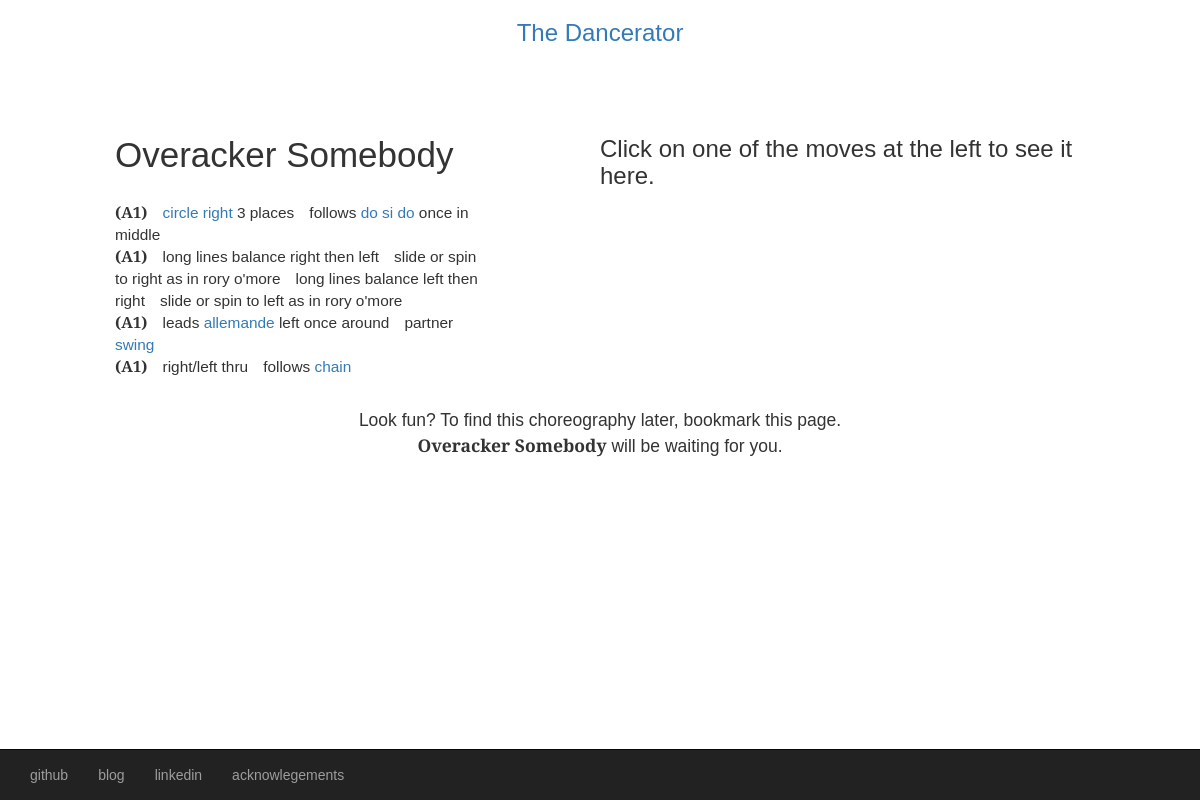
The app's page /dance/2 with its own data.
### model.py (models this page shows, shortened)
class Creation(db.Model):
    __tablename__ = "creations"
    dance_id = db.Column(db.Integer, autoincrement=True, primary_key=True)
    dance_name = db.Column(db.String(48))
    choreo = db.Column(db.String(256))
    progression = db.Column(db.String(24))

class Move(db.Model):
    __tablename__ = "moves"
    move_code = db.Column(db.String(12), primary_key=True)
    type_code = db.Column(db.String(24), db.ForeignKey('types.type_code'))
    move_name = db.Column(db.String(64), nullable=False)
    beats = db.Column(db.Integer, nullable=False)
    follows_move = db.Column(db.Integer, nullable=False)
    leads_move = db.Column(db.Integer, nullable=False)
    same_side = db.Column(db.Integer, nullable=True)
    type_ = db.relationship('Type_', backref=db.backref('moves'))

### server.py (the view)
@app.route('/dance/<int:dance_id>')
def display(dance_id):
    creation = db.session.query(Creation).get(dance_id)
    title = creation.dance_name
    pre_trans = creation.choreo
    pre_trans = pre_trans.split(",")
    dance = simple_trans(dance=pre_trans)
    return render_template("dance.html", dance=dance, title=title)

### algorithm.py (called while the page is built)
def pull_move_codes():
    all_codes = db.session.query(Move.move_code).all()
    return all_codes

def make_moves():
    all_moves = pull_move_codes()
    move_dict = {}
    for code in all_moves:
        move_code = code[0]
        move_dict[move_code] = MoveObj(move_code)
    return move_dict

    def get_attributes(self):
        self.type_code, self.beats, self.name = db.session.query(Move.type_code, Move.beats, Move.move_name).filter(Move.move_code == self.move_code).one()
        self.move_lead, self.move_follow, self.same_side = db.session.query(Move.leads_move, Move.follows_move, Move.same_side).filter(Move.move_code == self.move_code).one()
        self.min, self.max = db.session.query(Type_.min_repeats, Type_.max_repeats).filter(Type_.type_code == self.type_code).one()
        self.orphanable = self.orphanable()
        self.values = self.get_values()

    def get_values(self):
        values = db.session.query(Chain.value).filter(Chain.key_ == self.move_code).all()
        values_list = []
        for value in values:
            values_list.append(value[0])
        return values_list

    def orphanable(self):
        return self.min != 0

### templates/dance.html (shortened to what this page needs)
{% extends 'base.html' %}
{% block content %}
  <div class="container-fluid">
    <div class="row">
      <div class="col-xs-12 col-md-4 col-md-offset-1">
        <h2>{{ title }}</h2>
        <ol id="choreo">
        {% set tags = ["A1", "A2", "B1", "B2"] %}
        {% set i = 0 %}
        {% for phrase in dance %}
            <li>
              <span class="tags">({{ tags[i] }})</span>
                {% for move in phrase %}
                  <span class="moves">
                    {{ move }}
                  </span>
                {% endfor %}
            </li>
            {% set i = i + 1 %}
        {% endfor %}
        </ol>
      </div>
      <div class="col-xs-12 col-md-5 col-md-offset-1" id="video">
        <div id="clips">
          <h3>Click on one of the moves at the left to see it here.</h3>
        </div>
      </div>
    </div>
    <div class="row">
      <div class="col-xs-10 col-md-6 col-xs-offset-1 col-md-offset-3">
        <p id="save">Look fun?  To find this choreography later, bookmark this page.  <span id="fun-title">{{ title }}</span> will be waiting for you.</p>
      </div>
    </div>
  </div>
{% endblock %}

### templates/base.html (shortened to what this page needs)
<!doctype html>
{% block html %}<html>{% endblock %}
<head>
    <link rel="stylesheet" href="https://maxcdn.bootstrapcdn.com/bootstrap/3.3.4/css/bootstrap.min.css">
    <link rel="stylesheet" href="/static/style.css">
</head>
<body>
  {% block title %}
    <a href="/"><h3 id="app-name">The Dancerator</h3></a>
  {% endblock %}
  {% block content %} content goes here {% endblock %}
  <nav class="navbar navbar-inverse navbar-fixed-bottom">
    <div class="container-fluid">
      <div>
        <ul class="nav navbar-nav">
          <li><a href="https://github.com/ohrely">github</a></li>
          <li><a href="http://ohrely.com">blog</a></li>
          <li><a href="https://www.linkedin.com/in/ohrely">linkedin</a></li>
          <li><a href="/ack">acknowlegements</a></li>
        </ul>
      </div>
    </div>
  </nav>
</body>
</html>

### static/style.css (style rules this page uses)
body { font-family: 'Merriweather Sans', sans-serif; background-color: transparent; }
h2 { font-size: 250%; padding-bottom: .5em; }
h3#app-name { text-align: center; padding-bottom: 5%; }
ol { margin-left:0; padding-left: 0; }
ol > li { list-style:none; font-size: 110%; }
.tags { font-weight: bold; }
.moves { padding-left: .7em; font-size: 100%; }
#video { min-height: 200px; padding: 0px; }
#save { padding-top: 20px; text-align: center; font-size: 1.25em; }
#fun-title { font-weight: bold; }

### records on screen
Creation: dance_name "Overacker Somebody"
Move: move_name "follows"
Move: move_name "long lines balance right then left"
Move: move_name "slide or spin to right as in rory o'more"
Move: move_name "long lines balance left then right"
Move: move_name "slide or spin to left as in rory o'more"
Move: move_name "leads"
Move: move_name "partner"
Move: move_name "right/left thru"
Move: move_name "follows"

### other values on screen
{{ tags[i] }} "A1" "A1" "A1" "A1"
